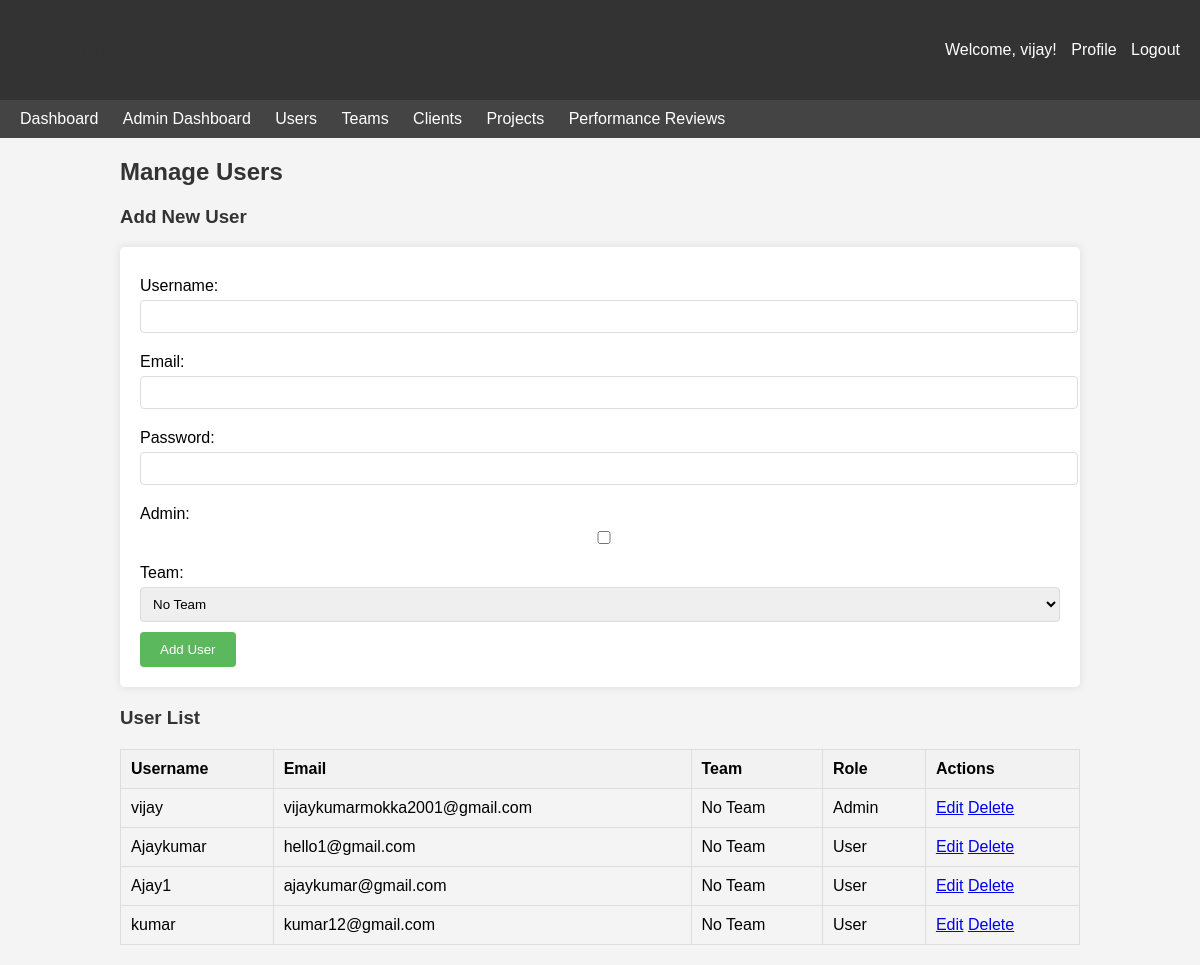
The app's page /admin/users (signed in) with its own data.
### app.py (models this page shows, shortened)
class User(db.Model):
    id = db.Column(db.Integer, primary_key=True)
    username = db.Column(db.String(80), unique=True, nullable=False)
    email = db.Column(db.String(120), unique=True, nullable=False)
    password = db.Column(db.String(200), nullable=False)
    is_admin = db.Column(db.Boolean, default=False)
    team_id = db.Column(db.Integer, db.ForeignKey('team.id'), nullable=True)
    assignments = db.relationship('Assignment', backref='assigned_user', lazy=True)
    timelogs = db.relationship('Timelog', backref='user', lazy=True)
    reviews_received = db.relationship('PerformanceReview',
                                      foreign_keys='PerformanceReview.user_id',
                                      backref='reviewed_user', lazy=True)
    reviews_given = db.relationship('PerformanceReview',
                                   foreign_keys='PerformanceReview.reviewer_id',
                                   backref='reviewer', lazy=True)
    chats = db.relationship('Teamchat', backref='sender', lazy=True)
    notifications = db.relationship('Notification', backref='user', lazy=True)
    feedback = db.relationship('Feedback', backref='user', lazy=True)
    files = db.relationship('File', backref='uploader', lazy=True)
    comments = db.relationship('Comment', backref='user', lazy=True)
    progress_reports = db.relationship('ProgressReport', backref='submitter', lazy=True)

### app.py (the view, shortened to what this page needs)
@app.route('/admin/users', methods=['GET', 'POST'])
def admin_users():
    if 'user_id' not in session or not session['is_admin']:
        flash('Unauthorized access', 'danger')
        return redirect(url_for('dashboard'))
    users = User.query.all()
    teams = Team.query.all()
    return render_template('admin/users.html', users=users, teams=teams)

### templates/admin/users.html (shortened to what this page needs)
<!DOCTYPE html>
<html lang="en">
<head>
    <link rel="stylesheet" href="{{ url_for('static', filename='css/style.css') }}">
</head>
<body>
    <header>
        <h1>CloudSprint</h1>
        <div>
            <span>Welcome, {{ session.username }}!</span>
            <a href="{{ url_for('profile') }}">Profile</a>
            <a href="{{ url_for('logout') }}">Logout</a>
        </div>
    </header>
    <nav>
        <a href="{{ url_for('dashboard') }}">Dashboard</a>
        <a href="{{ url_for('admin_dashboard') }}">Admin Dashboard</a>
        <a href="{{ url_for('admin_users') }}">Users</a>
        <a href="{{ url_for('admin_teams') }}">Teams</a>
        <a href="{{ url_for('admin_clients') }}">Clients</a>
        <a href="{{ url_for('admin_projects') }}">Projects</a>
        <a href="{{ url_for('admin_performance_reviews') }}">Performance Reviews</a>
    </nav>
    <div class="container">
        <h2>Manage Users</h2>
        <h3>Add New User</h3>
        <form method="POST" action="{{ url_for('admin_users') }}">
            <label for="username">Username:</label>
            <input type="text" id="username" name="username" required>
            <label for="email">Email:</label>
            <input type="email" id="email" name="email" required>
            <label for="password">Password:</label>
            <input type="password" id="password" name="password" required>
            <label for="is_admin">Admin:</label>
            <input type="checkbox" id="is_admin" name="is_admin">
            <label for="team_id">Team:</label>
            <select id="team_id" name="team_id">
                <option value="">No Team</option>
            </select>
            <button type="submit">Add User</button>
        </form>
        <h3>User List</h3>
        {% if users %}
            <table>
                <thead>
                    <tr>
                        <th>Username</th>
                        <th>Email</th>
                        <th>Team</th>
                        <th>Role</th>
                        <th>Actions</th>
                    </tr>
                </thead>
                <tbody>
                    {% for user in users %}
                        <tr>
                            <td>{{ user.username }}</td>
                            <td>{{ user.email }}</td>
                            <td>{{ user.team.name if user.team else 'No Team' }}</td>
                            <td>{{ 'Admin' if user.is_admin else 'User' }}</td>
                            <td>
                                <a href="{{ url_for('edit_user', user_id=user.id) }}">Edit</a>
                                <a href="{{ url_for('delete_user', user_id=user.id) }}" onclick="return confirm('Are you sure you want to delete this user?')">Delete</a>
                            </td>
                        </tr>
                    {% endfor %}
                </tbody>
            </table>
        {% else %}
            <p>No users found.</p>
        {% endif %}
    </div>
</body>
</html>

### static/css/style.css (style rules this page uses)
body { font-family: Arial, sans-serif; margin: 0; padding: 0; background-color: #f4f4f4; }
header { background-color: #333; color: white; padding: 10px 20px; display: flex; justify-content: space-between; align-items: center; }
header a { color: white; text-decoration: none; margin-left: 10px; }
nav { background-color: #444; padding: 10px; }
nav a { color: white; text-decoration: none; margin: 0 10px; }
.container { width: 80%; margin: 20px auto; }
h1, h2, h3 { color: #333; }
table { width: 100%; border-collapse: collapse; margin: 20px 0; }
table, th, td { border: 1px solid #ddd; }
th, td { padding: 10px; text-align: left; }
th { background-color: #f2f2f2; }
form { background-color: white; padding: 20px; border-radius: 5px; box-shadow: 0 0 10px rgba(0,0,0,0.1); margin-bottom: 20px; }
form label { display: block; margin: 10px 0 5px; }
form input, form select, form textarea { width: 100%; padding: 8px; margin-bottom: 10px; border: 1px solid #ddd; border-radius: 4px; }
form button { background-color: #5cb85c; color: white; padding: 10px 20px; border: none; border-radius: 4px; cursor: pointer; }

### records on screen
User: username "vijay", email "vijaykumarmokka2001@gmail.com", team "No Team", is_admin "Admin"
User: username "Ajaykumar", email "hello1@gmail.com", team "No Team", is_admin "User"
User: username "Ajay1", email "ajaykumar@gmail.com", team "No Team", is_admin "User"
User: username "kumar", email "kumar12@gmail.com", team "No Team", is_admin "User"
